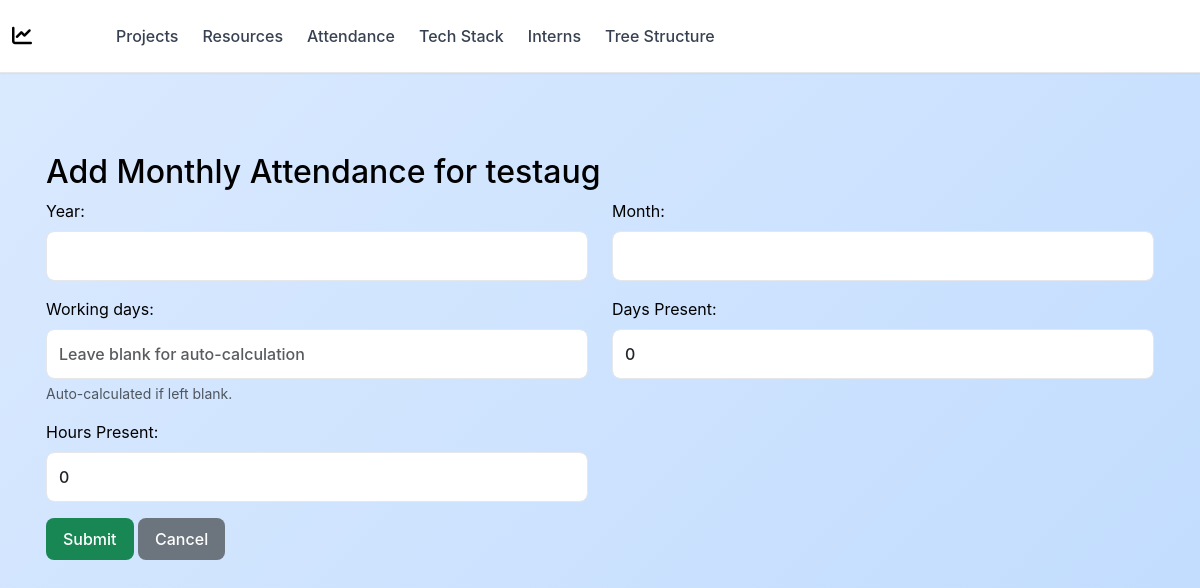
The page /projects/attendance/resource/2/add/ on the database as committed earlier.
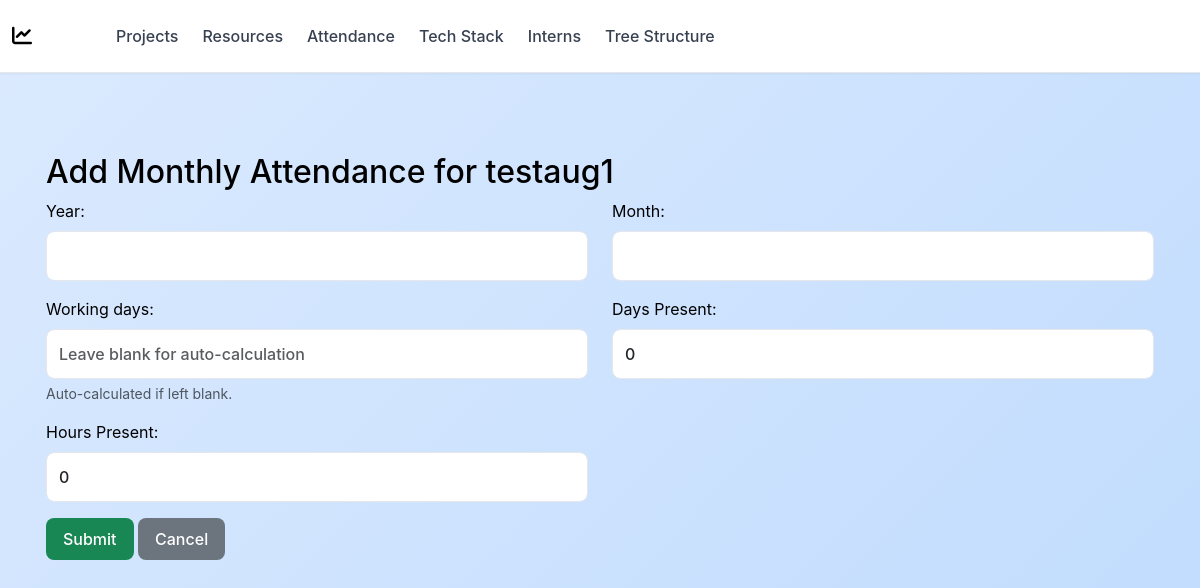
The same page on the database as committed later.
### resources/models.py (models this page shows, shortened)
class Resource(models.Model):
    resource_name = models.CharField(
        max_length=100,
        unique=True,
        help_text="Full name of the resource"
    )
    join_date = models.DateField(help_text="Date the resource joined")
    leave_date = models.DateField(
        null=True,
        blank=True,
        help_text="Date the resource left (optional)"
    )
    is_active = models.BooleanField(default=True, help_text="Mark inactive if resource left")
    class Meta:
        db_table = 'resources'
        ordering = ['resource_name']
        verbose_name = 'Resource'
        verbose_name_plural = 'Resources'

### projects/views.py (the view)
# urls.py: path("attendance/resource/<int:resource_id>/add/", views.add_resource_attendance, name="add_resource_attendance"),
def add_resource_attendance(request, resource_id):
    resource = get_object_or_404(Resource, pk=resource_id)
    if request.method == "POST":
        form = ResourceMonthlyForm(request.POST)
        if form.is_valid():
            attendance = form.save(commit=False)
            attendance.resource = resource
            attendance.save()
            return redirect("projects:attendance_home")
    else:
        form = ResourceMonthlyForm()
    return render(request, "attendance/add_resource_attendance.html", {"form": form, "resource": resource})

### templates/attendance/add_resource_attendance.html (shortened to what this page needs)
{% extends 'base.html' %}
{% block content %}
<div class="container mt-5">
    <h2>Add Monthly Attendance for {{ resource.resource_name }}</h2>
    <form method="POST" novalidate>
        <div class="row">
            {% for field in form %}
                <div class="mb-3 col-md-6">
                    <label for="{{ field.id_for_label }}" class="form-label">{{ field.label }}:</label>
                    {{ field }}
                    {% if field.help_text %}
                        <div class="form-text">{{ field.help_text }}</div>
                    {% endif %}
                </div>
            {% endfor %}
        </div>
        <button type="submit" class="btn btn-success">Submit</button>
        <a href="{% url 'projects:attendance_home' %}" class="btn btn-secondary">Cancel</a>
    </form>
</div>
{% endblock %}

Rows that differ between the two databases and show on the page:
changed Resource: resource_name "testaug" → "testaug1"
